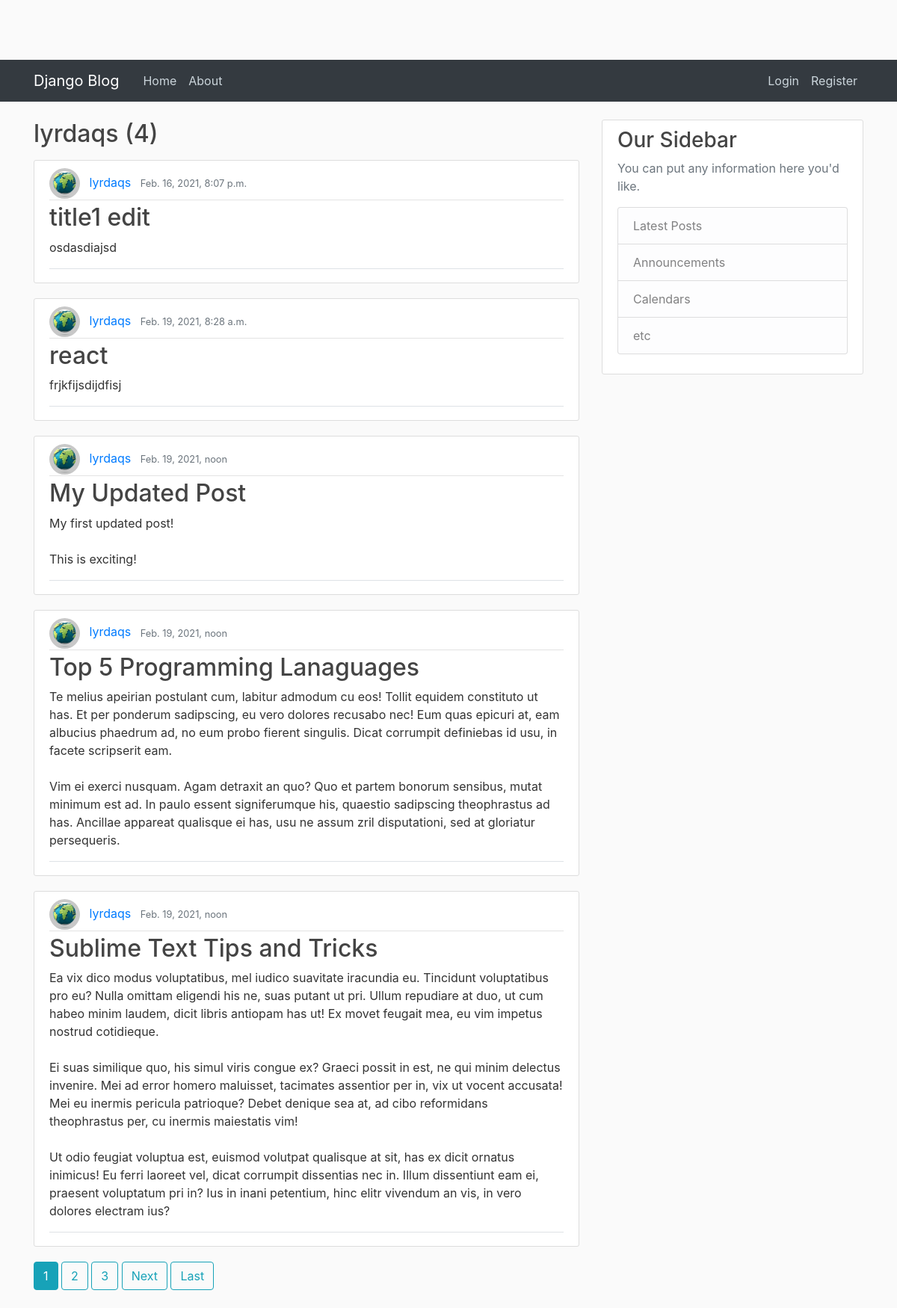
Page /lyrdaqs/posts on the committed database.
### posts/models.py (models this page shows, shortened)
class Post(models.Model):
    title = models.CharField(max_length = 100)
    text = models.TextField()
    date_posted = models.DateTimeField(default = timezone.now)
    author = models.ForeignKey(User,on_delete=models.CASCADE)

### users/models.py (models this page shows, shortened)
class Profile(models.Model):
    img = models.ImageField(default='default.jpg', upload_to="user_image")
    user = models.OneToOneField(User,on_delete=models.CASCADE)

### posts/views.py (the view)
# urls.py: path('<str:username>/posts', PostAuthorListView.as_view() , name='author-posts'),
class PostAuthorListView(ListView):
    model = Post
    template_name = 'posts/author_posts.html'
    context_object_name = 'posts'
    ordering = ['-date_posted']
    paginate_by = 5
    def get_queryset(self):
        username = get_object_or_404(User, username=self.kwargs['username'])
        return Post.objects.filter(author__username=username)

### templates/posts/author_posts.html (shortened to what this page needs)
{% extends "posts/base.html" %} {% block content %}
<h2 class="mb-3">{{view.kwargs.username}} ({{page_obj.paginator.num_pages}})</h2>
{% for post in posts %}
<article class="media content-section">
    <div class="media-body border-bottom mb-2">
        <div class="article-metadata">
            <img class="rounded-circle" style="width: 41px;
            height: 41px;margin-right: 8px;" src="{{ post.author.profile.img.url }}">
            <a class="mr-2" href="#">{{ post.author }}</a>
            <small class="text-muted">{{ post.date_posted }}</small>
        </div>
        <h2><a class="article-title" href="{% url 'post-detail' post.id %}">{{ post.title }}</a></h2>
        <p class="article-content">{{ post.text }}</p>
    </div>
</article>
{% endfor %}
{% if is_paginated %}
      {% for num in page_obj.paginator.page_range %}
        {% if page_obj.number == num %}
          <a class="btn btn-info mb-4" href="?page={{ num }}">{{ num }}</a>
        {% elif num > page_obj.number|add:'-3' and num < page_obj.number|add:'3' %}
          <a class="btn btn-outline-info mb-4" href="?page={{ num }}">{{ num }}</a>
        {% endif %}
      {% endfor %}
      {% if page_obj.has_next %}
        <a class="btn btn-outline-info mb-4" href="?page={{ page_obj.next_page_number }}">Next</a>
        <a class="btn btn-outline-info mb-4" href="?page={{ page_obj.paginator.num_pages }}">Last</a>
      {% endif %}
{% endif %}
{% endblock %}

### static/blog/main.css (style rules this page uses)
body { background: #fafafa; color: #333333; margin-top: 5rem; }
h1, h2, h3, h4, h5, h6 { color: #444444; }
.content-section { background: #ffffff; padding: 10px 20px; border: 1px solid #dddddd; border-radius: 3px; margin-bottom: 20px; }
.article-title { color: #444444; }
.article-content { white-space: pre-line; }
.article-metadata { padding-bottom: 1px; margin-bottom: 4px; border-bottom: 1px solid #e3e3e3 }

### rows in the picture
Post: author.profile.img (picture), author "lyrdaqs", date_posted "Feb. 16, 2021, 8:07 p.m.", title "title1 edit", text "osdasdiajsd"
Post: author.profile.img (picture), author "lyrdaqs", date_posted "Feb. 19, 2021, 8:28 a.m.", title "react", text "frjkfijsdijdfisj"
Post: author.profile.img (picture), author "lyrdaqs", date_posted "Feb. 19, 2021, noon", title "My Updated Post", text "My first updated post! This is exciting!"
Post: author.profile.img (picture), author "lyrdaqs", date_posted "Feb. 19, 2021, noon", title "Top 5 Programming Lanaguages", text "Te melius apeirian postulant cum, labitur admodum cu eos! Tollit equidem constituto ut has. Et per ponderum sadipscing, eu vero dolores recusabo nec! Eum quas epicuri at, eam albucius phaedrum ad, no eum probo fierent singulis. Dicat corrumpit definiebas id usu, in facete scripserit eam. Vim ei exerci nusquam. Agam detraxit an quo? Quo et partem bonorum sensibus, mutat minimum est ad. In paulo essent signiferumque his, quaestio sadipscing theophrastus ad has. Ancillae appareat qualisque ei has, usu ne assum zril disputationi, sed at gloriatur persequeris."
Post: author.profile.img (picture), author "lyrdaqs", date_posted "Feb. 19, 2021, noon", title "Sublime Text Tips and Tricks", text "Ea vix dico modus voluptatibus, mel iudico suavitate iracundia eu. Tincidunt voluptatibus pro eu? Nulla omittam eligendi his ne, suas putant ut pri. Ullum repudiare at duo, ut cum habeo minim laudem, dicit libris antiopam has ut! Ex movet feugait mea, eu vim impetus nostrud cotidieque. Ei suas similique quo, his simul viris congue ex? Graeci possit in est, ne qui minim delectus invenire. Mei ad error homero maluisset, tacimates assentior per in, vix ut vocent accusata! Mei eu inermis pericula patrioque? Debet denique sea at, ad cibo reformidans theophrastus per, cu inermis maiestatis vim! Ut odio feugiat voluptua est, euismod volutpat qualisque at sit, has ex dicit ornatus inimicus! Eu…"

### other values in the picture
{{ view.kwargs.username }} "lyrdaqs"
{{ page_obj.paginator.num_pages }} "4"
{{ num }} "1"
{{ num }} "2" "3"
